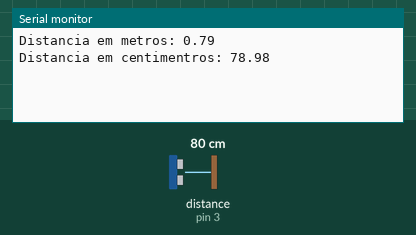
This sketch was run on a simulated Arduino Uno, built with avr-gcc and run on an emulated ATmega328P. On the bench: the last lines printed to the serial monitor. Wiring (inferred from the names in the program): ultrasonic range finder: trigger pin 2; echo pin 3. The inputs (shaded band) are chosen by the test bench; at power-on: distance to the obstacle (sensor on pin 3) 80 cm. The echo pulse lasts 58.3 µs per cm.

Above: at 1.3 s.
1.4 s: distance to the obstacle (sensor on pin 3) set to 2 cm
At 3.2 s:
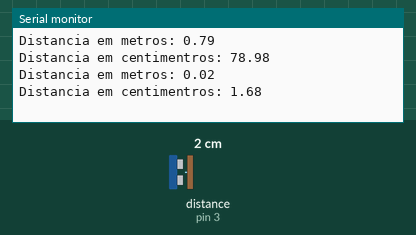
4.1 s: distance to the obstacle (sensor on pin 3) set to 4 cm
At 4.8 s:
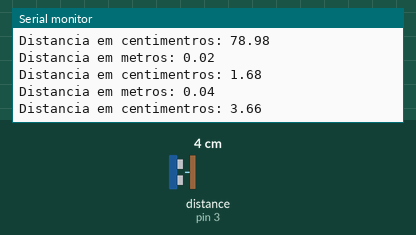
Timing chart, 0 to 7.1 s (numbered marks = the images above; inputs shaded):
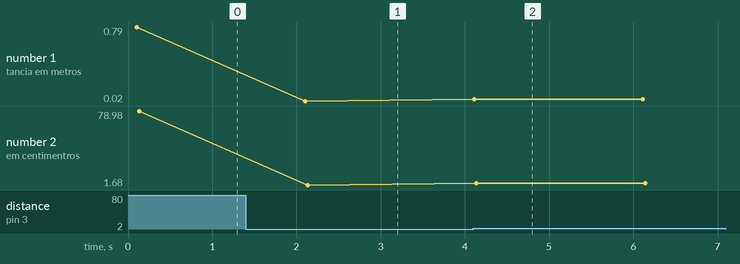

Measured:
- after the input at 1.4 s, the serial monitor: prints a new line after 0.71 s (image 1)
- after the input at 4.1 s, the serial monitor: prints a new line at once (image 2)
- plotted number 1: 0.79 → 0.02 after the input at 1.4 s, 0.02 → 0.04 after the input at 4.1 s
- plotted number 2: 78.98 → 1.68 after the input at 1.4 s, 1.68 → 3.66 after the input at 4.1 s

The sketch:

projeto3.ino
```cpp
/*
  Minicurso Eletrônica básica e Arduino
  Universidade Tecnológica Federal do Paraná - UTFPR

  Projeto 3 - Medir distâncias

  Felipe Xavier 21/02/2020
*/

int PinTrigger = 2;                           // Pino para disparar o sensor / emitir sinal
int PinEcho = 3;                              // Pino leitura do sensor - com a largura do pulso obetemos o tempo entre emissao e recepcao
float tempo = 0;                              // tempo entre a emissao e recepcao do pulso

const float velocidadeSom_mpus = 0.000340;    // Velocidade do som em microsegundos - 0.000340 m/us (340 m/s)

void emitePulsoUltrassonico()
{
  digitalWrite(PinTrigger, HIGH);           // Pulso alto Trigger
  delayMicroseconds(10);                    // Atraso 10 us
  digitalWrite(PinTrigger, LOW);            // Pulso alto Trigger
}

float calculaDist(float tempous)
{
  float distancia = (velocidadeSom_mpus*tempous)/2;
  return distancia;                                      // Retorna a distância em metros
}

void setup()
{
  pinMode(PinTrigger, OUTPUT);                  // Trigger como pino de saída
  digitalWrite(PinTrigger, LOW);                // Inicializa trigger em nivel baixo
  pinMode(PinEcho, INPUT);                      // Echo como pino de entrada
  Serial.begin(9600);                           // Inicializa monitor serial
  delay(100);                                   // Atraso 100 us
}

void loop()
{
  emitePulsoUltrassonico();                     // Emite pulso
  tempo = pulseIn(PinEcho, HIGH);               // Duracao do pulso echo em nivel HIGH (retorno em us)

  Serial.print("Distancia em metros: ");
  Serial.println(calculaDist(tempo));

  Serial.print("Distancia em centimentros: ");
  Serial.println(100*calculaDist(tempo));

  delay(2000);                                  // Atraso 2s

}
```
